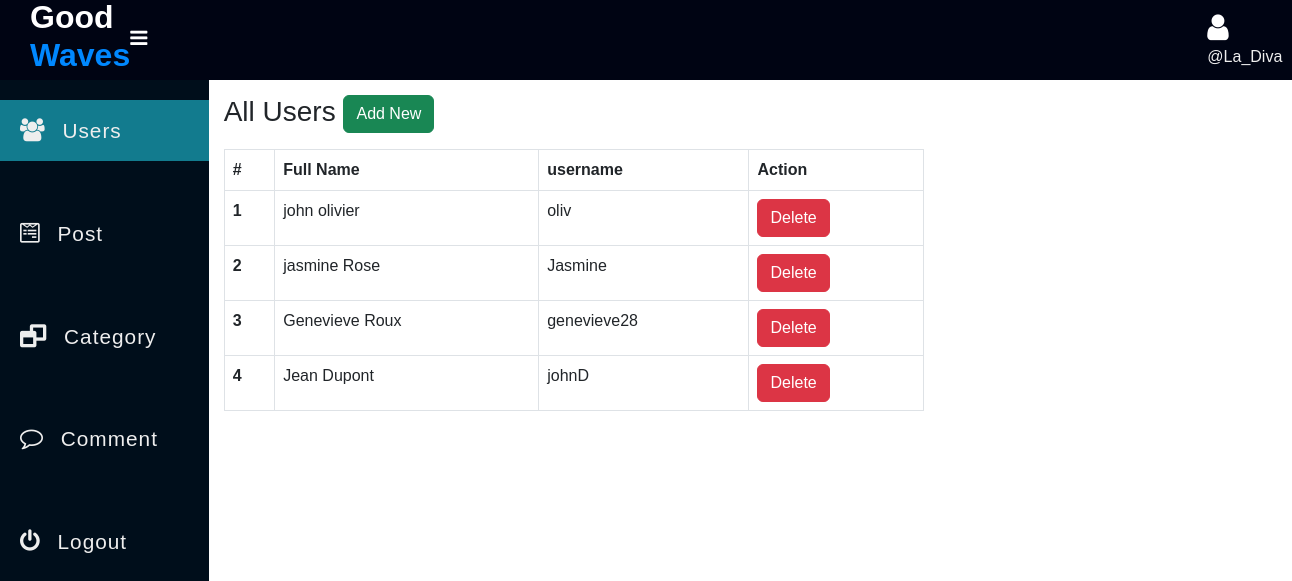
Page /admin/users.php (signed in) on the committed database.
### tables this page shows
CREATE TABLE `users` (
  `id` int(11) NOT NULL,
  `full_name` varchar(255) NOT NULL,
  `username` varchar(255) NOT NULL,
  `password` varchar(255) NOT NULL
);

### admin/data/User.php (called while the page is built, shortened)
<?php
function getAll($conn){
   $sql = "SELECT id, full_name, username FROM users";
   $stmt = $conn->prepare($sql);
   $stmt->execute();
   if($stmt->rowCount() >= 1){
   	   $data = $stmt->fetchAll();
   	   return $data;
   }else {
   	 return 0;
   }
}

### admin/users.php (the view, shortened to what this page needs)
<?php
if (isset($_SESSION['admin_id']) && isset($_SESSION['username'])) {
 ?>
<!DOCTYPE html>
<html>
<head>
	<link rel="stylesheet" href="https://stackpath.bootstrapcdn.com/font-awesome/4.7.0/css/font-awesome.min.css">
	<link href="https://cdn.jsdelivr.net/npm/bootstrap@5.3.0/dist/css/bootstrap.min.css" rel="stylesheet">
	<link rel="stylesheet" href="../css/side-bar.css">
	<link rel="stylesheet" href="../css/style.css">
</head>
<body>
	<?php
	  include "inc/side-nav.php";
      include_once("data/User.php");
      include_once("../db_conn.php");
      $users = getAll($conn);
	?>
	 <div class="main-table">
	 	<h3 class="mb-3">All Users
	 		<a href="../signup.php" class="btn btn-success">Add New</a></h3>
	 	<?php if ($users != 0) { ?>
	 	<table class="table t1 table-bordered">
		  <thead>
		    <tr>
		      <th scope="col">#</th>
		      <th scope="col">Full Name</th>
		      <th scope="col">username</th>
		      <th scope="col">Action</th>
		    </tr>
		  </thead>
		  <tbody>
		  	<?php foreach ($users as $user) { ?>
		    <tr>
		      <th scope="row"><?=$user['id'] ?></th>
		      <td><?=$user['full_name'] ?></td>
		      <td><?=$user['username'] ?></td>
		      <td>
		      	<a href="user-delete.php?user_id=<?=$user['id'] ?>" class="btn btn-danger">Delete</a>
		      </td>
		    </tr>
		    <?php } ?>
		  </tbody>
		</table>
	<?php }else{ ?>
		<div class="alert alert-warning">
			Empty!
		</div>
	<?php } ?>
	 </div>
	</section>
	</div>
</body>
</html>
<?php }else {
	header("Location: ../admin-login.php");
	exit;
} ?>

### css/side-bar.css (style rules this page uses)
* { padding: 0; margin: 0; box-sizing: border-box; font-family: arial, sans-serif; }

### css/style.css (style rules this page uses)
.main-table { width: 90%; max-width: 700px; }

### rows in the picture
users: id "1", full_name "john olivier", username "oliv"
users: id "2", full_name "jasmine Rose", username "Jasmine"
users: id "3", full_name "Genevieve Roux", username "genevieve28"
users: id "4", full_name "Jean Dupont", username "johnD"

### other values in the picture
$_SESSION['username'] "La_Diva"
